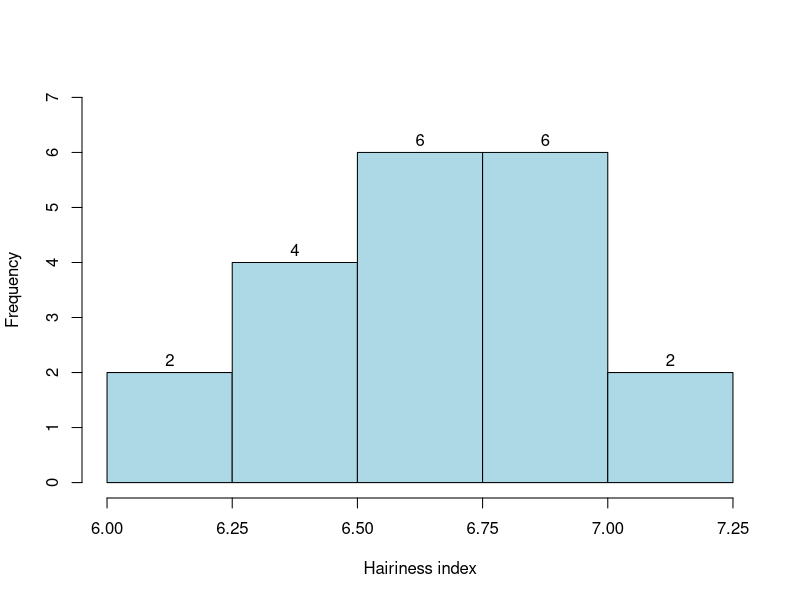
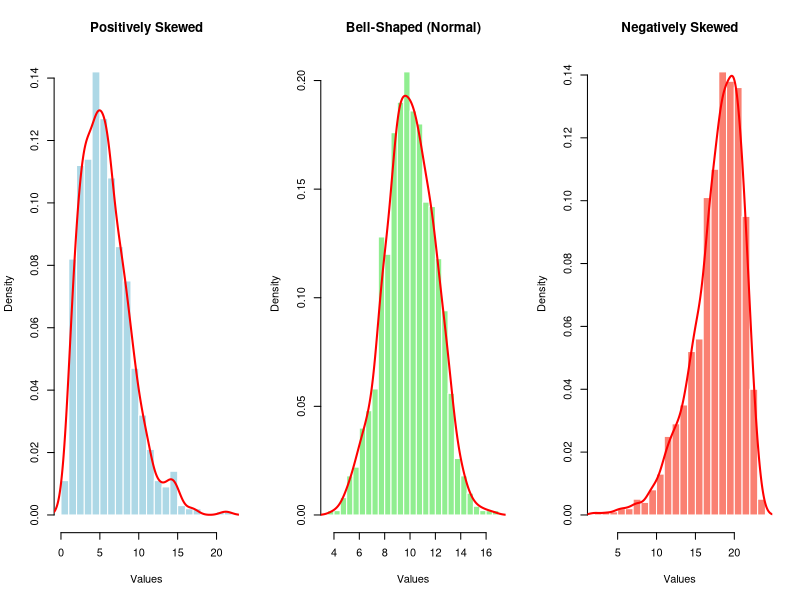

Recreate these plots in R, in order.
## ---- chunk 1

medical_df <- data.frame( ID = c(132414, 454543, 232134, 314132, 453255, 543545, 342342, 563654, 465566), Age = c(33, 25, 41, 55, 46, 35, 28, 41, 27), State = c("DHK", "CTG", "RAJ", "KHL", "CTG", "CTG", "BAR", "NOA", "DHK"), Expenditures = c(375, 1450, 908, 3480, 2480, 8550, 320, 24350, 1850) )

knitr::kable(medical_df, caption = "Typical Rectangular Data Set")
## ---- chunk 2
histo<-c(6.72, 6.52, 6.00, 6.85, 6.08, 6.64, 6.88, 6.91, 6.35, 6.52, 6.26, 7.20, 7.12, 6.36, 6.82, 6.53, 6.78, 6.75, 6.49, 6.62)

breaks <- seq(6, 7.25, by = 0.25)

freq_table <- table(
  cut(histo,
      breaks = breaks,
      right = FALSE,
      include.lowest = TRUE)
)

#freq_table

## ---- chunk 3
h <- hist(histo,main = " ",xlab = "Hairiness index",
          breaks = seq(6, 7.25, by = 0.25),
          labels = TRUE,
          right = FALSE,
          include.lowest = TRUE,
          col = "lightblue",
          border = "black",
          ylim = c(0,7),
          xaxt = "n")   # suppress default x-axis

axis(1, at = seq(6, 7.25, by = 0.25))
## ---- chunk 4
# Set up a multi-panel plot: 1 row, 3 columns
par(mfrow = c(1, 3))

# 1. Positively Skewed Distribution
# Generate data using Gamma distribution which is naturally positively skewed
# We generate a dataset of 1000 points.
set.seed(123) # for reproducibility
data_pos <- rgamma(1000, shape = 3, scale = 2)

# Create the histogram
hist(data_pos,
     breaks = 20,           # Set the number of bins
     probability = TRUE,    # Plot density, not counts
     col = "lightblue",    # Bar color
     border = "white",     # Border color
     main = "Positively Skewed", # Title
     xlab = "Values",       # X-axis label
     ylab = "Density"       # Y-axis label
)

# Add a density line for emphasis
lines(density(data_pos), col = "red", lwd = 2)


# 2. Bell-Shaped (Symmetric) Distribution
# Generate data using Normal (Gaussian) distribution
# 1000 points with mean 10 and standard deviation 2.
data_normal <- rnorm(1000, mean = 10, sd = 2)

# Create the histogram
hist(data_normal,
     breaks = 20,
     probability = TRUE,
     col = "lightgreen",
     border = "white",
     main = "Bell-Shaped (Normal)",
     xlab = "Values",
     ylab = "Density"
)

# Add a density line
lines(density(data_normal), col = "red", lwd = 2)


# 3. Negatively Skewed Distribution
# Approach: Create a negatively skewed dataset by transforming a positively skewed one.
# Generate another Gamma dataset.
data_pos_temp <- rgamma(1000, shape = 3, scale = 2)

# "Flip" the data across the x-axis, then shift it.
# This results in a distribution with a tail extending to the left (negative skew).
# We choose values to keep the resulting data positive for the plot.
data_neg <- (max(data_pos_temp) + 2) - data_pos_temp

# Create the histogram
hist(data_neg,
     breaks = 20,
     probability = TRUE,
     col = "salmon",
     border = "white",
     main = "Negatively Skewed",
     xlab = "Values",
     ylab = "Density"
)

# Add a density line
lines(density(data_neg), col = "red", lwd = 2)

# Restore default plotting parameters (1x1 layout)
par(mfrow = c(1, 1))
